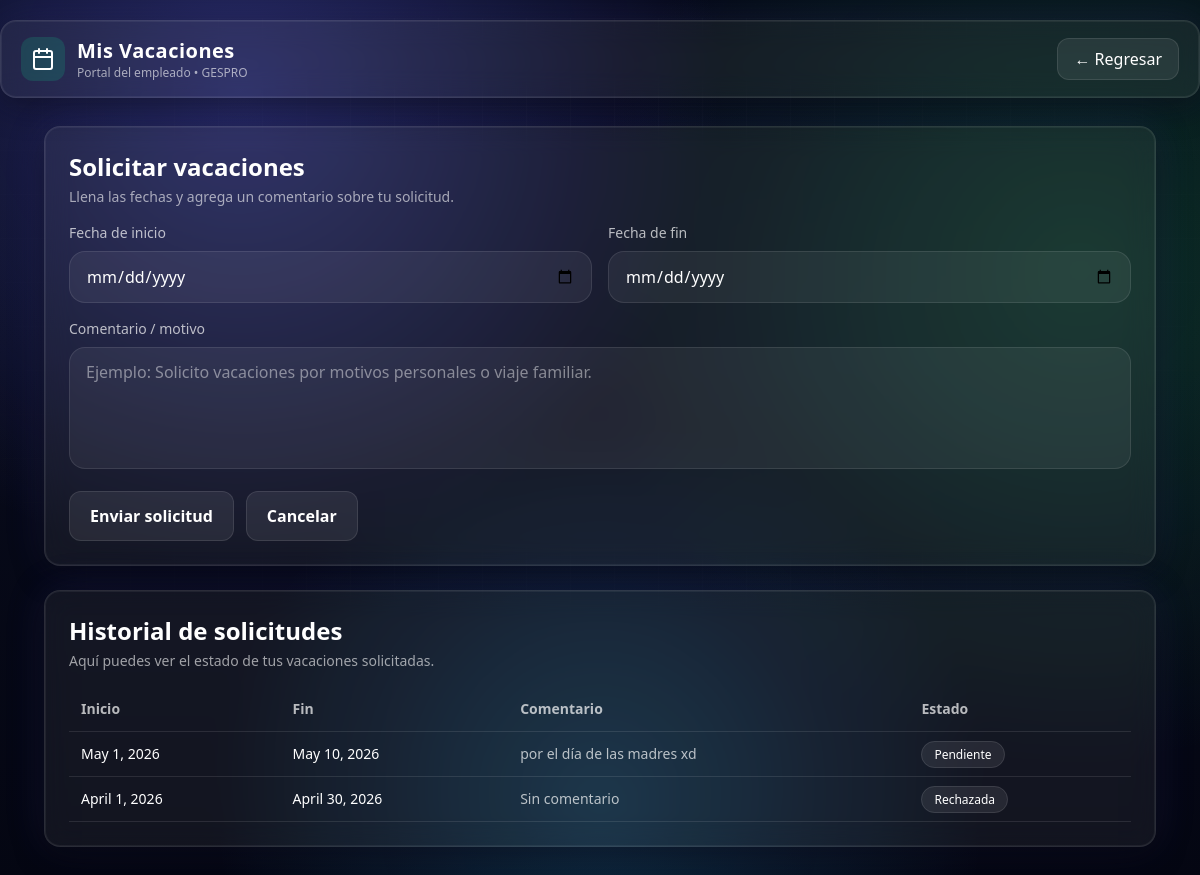
The page /mis-vacaciones/ (signed in) on the database its author committed.
### empleados_Alex/models.py (models this page shows, shortened)
class SolicitudVacaciones(models.Model):
    ESTADOS = (
        ("PENDIENTE", "Pendiente"),
        ("APROBADA", "Aprobada"),
        ("RECHAZADA", "Rechazada"),
    )
    empleado = models.ForeignKey(User, on_delete=models.CASCADE)
    fecha_inicio = models.DateField()
    fecha_fin = models.DateField()
    motivo = models.TextField(blank=True, null=True)
    estado = models.CharField(max_length=10, choices=ESTADOS, default="PENDIENTE")
    creado_en = models.DateTimeField(auto_now_add=True)

### empleados_Alex/views.py (the view, shortened to what this page needs)
# urls.py: path('mis-vacaciones/', usuario_vacaciones, name='usuario_vacaciones'),
@login_required(login_url='/')
def usuario_vacaciones(request):
    solicitudes = SolicitudVacaciones.objects.filter(
        empleado=request.user
    ).order_by("-creado_en")
    return render(request, "usuarios/vacaciones_usuario.html", {
        "solicitudes": solicitudes
    })

### templates/usuarios/vacaciones_usuario.html (shortened to what this page needs)
<!DOCTYPE html>
<html lang="es">
<head>
  <script src="https://cdn.tailwindcss.com"></script>
</head>
<body class="tech-bg text-white">
  <header class="sticky top-0 z-50">
    <div class="glass glow mx-auto max-w-7xl mt-5 rounded-2xl px-5 py-4">
      <div class="flex items-center justify-between gap-4">
        <div class="flex items-center gap-3">
          <div class="h-11 w-11 rounded-xl bg-emerald-500/20 grid place-items-center">
            <i data-feather="calendar"></i>
          </div>
          <div>
            <h1 class="text-xl font-bold tracking-wide">Mis Vacaciones</h1>
            <p class="text-xs text-white/60">Portal del empleado • GESPRO</p>
          </div>
        </div>
        <a href="{% url 'empleados_Alex:user_dashboard' %}"
           class="chip rounded-xl px-4 py-2 hover:bg-white/10 transition">
          ← Regresar
        </a>
      </div>
    </div>
  </header>
  <main class="mx-auto max-w-6xl px-5 pb-12 pt-7 space-y-6">
    <section class="glass glow rounded-2xl p-6">
      <div class="mb-4">
        <h2 class="text-2xl font-bold">Solicitar vacaciones</h2>
        <p class="text-white/60 text-sm mt-1">
          Llena las fechas y agrega un comentario sobre tu solicitud.
        </p>
      </div>
      <form method="POST" class="space-y-4">
        <div class="grid md:grid-cols-2 gap-4">
          <div>
            <label class="block text-sm text-white/70 mb-2">Fecha de inicio</label>
            <input type="date" name="fecha_inicio" class="field" required>
          </div>
          <div>
            <label class="block text-sm text-white/70 mb-2">Fecha de fin</label>
            <input type="date" name="fecha_fin" class="field" required>
          </div>
        </div>
        <div>
          <label class="block text-sm text-white/70 mb-2">Comentario / motivo</label>
          <textarea
            name="motivo"
            rows="4"
            class="field resize-none"
            placeholder="Ejemplo: Solicito vacaciones por motivos personales o viaje familiar."
            required
          ></textarea>
        </div>
        <div class="flex gap-3">
          <button type="submit"
                  class="chip rounded-xl px-5 py-3 hover:bg-white/10 transition font-semibold">
            Enviar solicitud
          </button>
          <a href="{% url 'empleados_Alex:user_dashboard' %}"
             class="chip rounded-xl px-5 py-3 hover:bg-white/10 transition font-semibold">
            Cancelar
          </a>
        </div>
      </form>
    </section>
    <section class="glass glow rounded-2xl p-6">
      <div class="mb-4">
        <h2 class="text-2xl font-bold">Historial de solicitudes</h2>
        <p class="text-white/60 text-sm mt-1">
          Aquí puedes ver el estado de tus vacaciones solicitadas.
        </p>
      </div>
      <div class="overflow-x-auto">
        <table class="w-full text-sm">
          <thead>
            <tr class="text-white/70 border-b border-white/10">
              <th class="text-left py-3 px-3">Inicio</th>
              <th class="text-left py-3 px-3">Fin</th>
              <th class="text-left py-3 px-3">Comentario</th>
              <th class="text-left py-3 px-3">Estado</th>
            </tr>
          </thead>
          <tbody>
            {% for s in solicitudes %}
              <tr class="border-b border-white/10 hover:bg-white/5 transition">
                <td class="py-3 px-3">{{ s.fecha_inicio }}</td>
                <td class="py-3 px-3">{{ s.fecha_fin }}</td>
                <td class="py-3 px-3 text-white/70">
                  {{ s.motivo|default:"Sin comentario" }}
                </td>
                <td class="py-3 px-3">
                  {% if s.estado == "PENDIENTE" %}
                    <span class="chip rounded-full px-3 py-1 text-xs">Pendiente</span>
                  {% elif s.estado == "APROBADA" %}
                    <span class="chip rounded-full px-3 py-1 text-xs">Aprobada</span>
                  {% else %}
                    <span class="chip rounded-full px-3 py-1 text-xs">Rechazada</span>
                  {% endif %}
                </td>
              </tr>
            {% empty %}
              <tr>
                <td colspan="4" class="py-6 px-3 text-center text-white/60">
                  Aún no has enviado solicitudes de vacaciones.
                </td>
              </tr>
            {% endfor %}
          </tbody>
        </table>
      </div>
    </section>
  </main>
</body>
</html>

### templates/usuarios/vacaciones_usuario.html (style rules this page uses)
.tech-bg { background: radial-gradient(800px circle at 20% 10%, rgba(99,102,241,.35), transparent 60%), radial-gradient(900px circle at 90% 30%, rgba(34,197,94,.20), transparent 55%), radial-gradient(700px circle at 50% 90%, rgba(56,189,248,.20), transparent 55%), linear-gradient(180deg, #050816 0%, #070a1a 40%, #040612 100%); position: relative; min-height: 100vh; overflow-x: hidden; }
.tech-bg::before { content:""; position:absolute; inset:-2px; background-image: linear-gradient(rgba(255,255,255,.06) 1px, transparent 1px), linear-gradient(90deg, rgba(255,255,255,.06) 1px, transparent 1px); background-size: 44px 44px; opacity:.35; pointer-events:none; mask-image: radial-gradient(circle at 50% 20%, rgba(0,0,0,1) 0%, rgba(0,0,0,.35) 55%, rgba(0,0,0,0) 85%); }
.glass { background: rgba(255,255,255,.06); border: 1px solid rgba(255,255,255,.10); backdrop-filter: blur(14px); -webkit-backdrop-filter: blur(14px); }
.glow { box-shadow: 0 0 0 1px rgba(255,255,255,.06) inset, 0 10px 30px rgba(0,0,0,.45), 0 0 40px rgba(99,102,241,.15); }
.chip { background: rgba(255,255,255,.08); border: 1px solid rgba(255,255,255,.10); }
.field { width: 100%; padding: 0.75rem 1rem; border-radius: 1rem; background: rgba(255,255,255,.06); border: 1px solid rgba(255,255,255,.10); color: white; outline: none; }
.field::placeholder { color: rgba(255,255,255,.45); }

### rows shown on the page
SolicitudVacaciones: fecha_inicio "May 1, 2026", fecha_fin "May 10, 2026", motivo "por el día de las madres xd", estado "Pendiente"
SolicitudVacaciones: fecha_inicio "April 1, 2026", fecha_fin "April 30, 2026", motivo "Sin comentario", estado "Rechazada"
